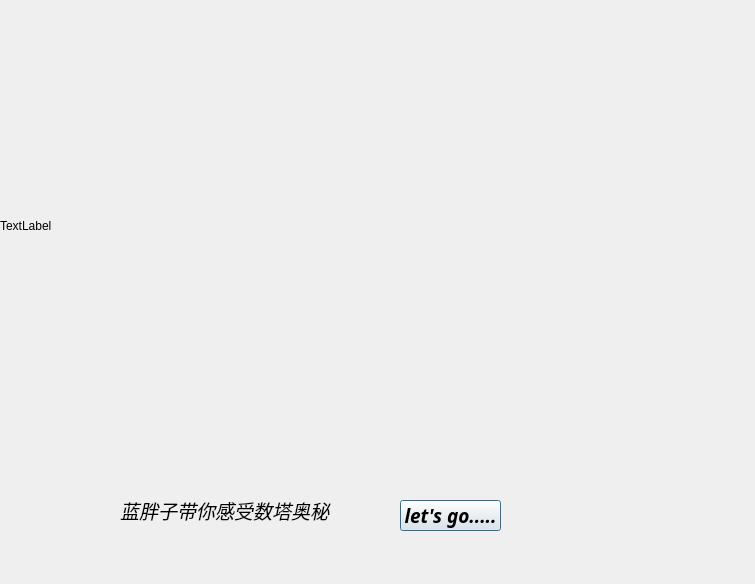
<?xml version="1.0" encoding="UTF-8"?>
<ui version="4.0">
 <class>Dialog</class>
 <widget class="QDialog" name="Dialog">
  <property name="geometry">
   <rect>
    <x>0</x>
    <y>0</y>
    <width>755</width>
    <height>584</height>
   </rect>
  </property>
  <property name="windowTitle">
   <string>Dialog</string>
  </property>
  <widget class="QLabel" name="bkp">
   <property name="geometry">
    <rect>
     <x>0</x>
     <y>0</y>
     <width>751</width>
     <height>451</height>
    </rect>
   </property>
   <property name="text">
    <string>TextLabel</string>
   </property>
  </widget>
  <widget class="QLabel" name="label">
   <property name="geometry">
    <rect>
     <x>120</x>
     <y>490</y>
     <width>241</width>
     <height>41</height>
    </rect>
   </property>
   <property name="font">
    <font>
     <family>华文彩云</family>
     <pointsize>14</pointsize>
     <italic>true</italic>
    </font>
   </property>
   <property name="text">
    <string>蓝胖子带你感受数塔奥秘</string>
   </property>
  </widget>
  <widget class="QPushButton" name="ct">
   <property name="geometry">
    <rect>
     <x>400</x>
     <y>500</y>
     <width>101</width>
     <height>31</height>
    </rect>
   </property>
   <property name="font">
    <font>
     <family>Adobe Arabic</family>
     <pointsize>14</pointsize>
     <weight>75</weight>
     <italic>true</italic>
     <bold>true</bold>
    </font>
   </property>
   <property name="text">
    <string>let's go.....</string>
   </property>
  </widget>
 </widget>
 <resources/>
 <connections/>
</ui>
